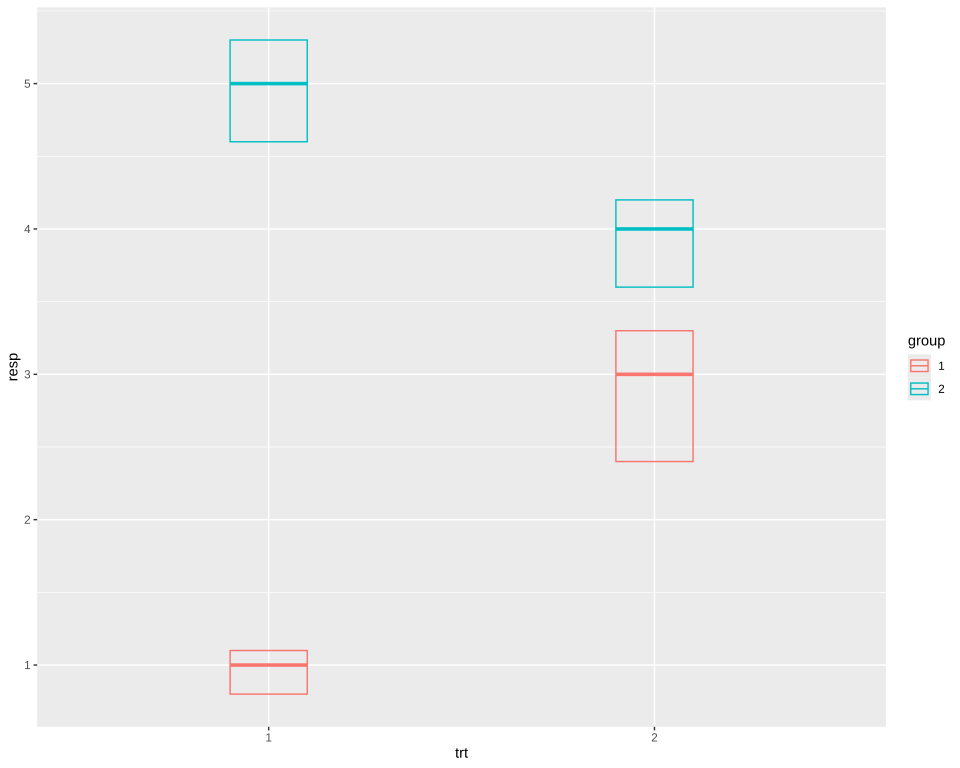

R code for this plot:
# The plot test/golden/crossbar.svg draws, drawn by ggplot2 itself, as ggplot2's own visual tests
# draw their snapshots: the independent check on that golden whenever it changes. The suite never
# runs this; it needs R, ggplot2 and vdiffr, saved as the Docker image giggly-r:ggplot2-4.0.3. From
# the repository's root:
#
#   docker run --rm -v "$PWD/test/golden":/golden:ro giggly-r:ggplot2-4.0.3 \
#     Rscript /golden/crossbar.R > crossbar.ggplot2.svg
#
# and compare the two drawings element by element, as test/golden/point.R does.
#
# The reference page's crossbars, boxes 0.2 wide, unfilled, their lines across 2.5 times the
# border's width, and keys as draw_key_crossbar() draws them.
# First checked with ggplot2 4.0.3 and vdiffr 1.0.9: every element and clip path matches, the x
# axis drawn before the y as in test/golden/point.R.

library(ggplot2)

df <- data.frame(
  trt = factor(c(1, 1, 2, 2)),
  resp = c(1, 5, 3, 4),
  group = factor(c(1, 2, 1, 2)),
  upper = c(1.1, 5.3, 3.3, 4.2),
  lower = c(0.8, 4.6, 2.4, 3.6)
)

plot <- ggplot(df, aes(trt, resp, colour = group)) +
  geom_crossbar(aes(ymin = lower, ymax = upper), width = 0.2) +
  theme_gray()

file <- tempfile(fileext = ".svg")
vdiffr::write_svg(plot, file)
cat(readLines(file), sep = "\n")
